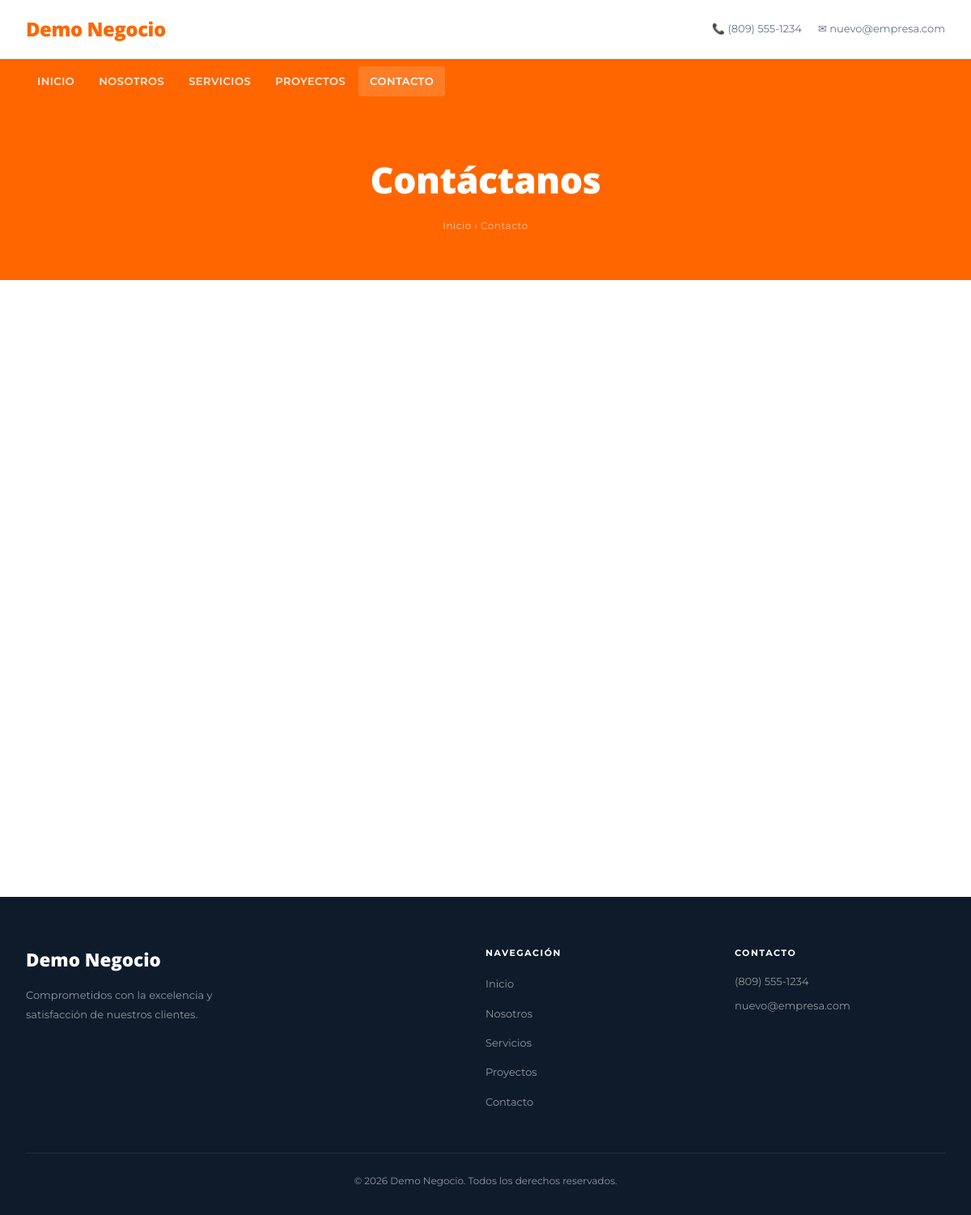
Screenshot of /s/demo-negocio/contacto/ with the database file from the repository.
### tables this page shows
CREATE TABLE sitios (
            id           INTEGER PRIMARY KEY AUTOINCREMENT,
            usuario_id   INTEGER NOT NULL REFERENCES usuarios(id) ON DELETE CASCADE,
            plantilla_id INTEGER NOT NULL REFERENCES plantillas(id),
            slug         TEXT    UNIQUE NOT NULL,
            nombre       TEXT    NOT NULL,
            activo       INTEGER DEFAULT 1,
            created_at   TEXT    DEFAULT (datetime('now'))
        );

CREATE TABLE configuracion_sitio (
            id       INTEGER PRIMARY KEY AUTOINCREMENT,
            sitio_id INTEGER NOT NULL REFERENCES sitios(id) ON DELETE CASCADE,
            clave    TEXT    NOT NULL,
            valor    TEXT    NOT NULL DEFAULT '',
            UNIQUE(sitio_id, clave)
        );

CREATE TABLE secciones_contenido (
            id       INTEGER PRIMARY KEY AUTOINCREMENT,
            sitio_id INTEGER NOT NULL REFERENCES sitios(id) ON DELETE CASCADE,
            seccion  TEXT    NOT NULL,
            orden    INTEGER DEFAULT 0,
            datos    TEXT    NOT NULL DEFAULT '{}'
        );

### app.py (the view)
@app.route('/s/<slug>/<pagina>/')
@app.route('/s/<slug>/<pagina>')
def ver_pagina(slug, pagina):
    sitio = obtener_sitio_por_slug(slug)
    if not sitio or sitio['plantilla_tipo'] != 'web5' or pagina not in _PAGINAS_WEB5:
        abort(404)
    ctx = _contexto_sitio(sitio)
    return render_template(
        f'sites/empresa/{pagina}.html',
        sitio=sitio, pagina_activa=pagina, **ctx
    )

### app.py (called while the page is built)
def _contexto_sitio(sitio):
    sid = sitio['id']
    return {
        'config':   get_config_sitio(sid),
        'secciones': {
            'servicios': get_secciones_contenido(sid, 'servicios'),
            'proyectos': get_secciones_contenido(sid, 'proyectos'),
            'equipo':    get_secciones_contenido(sid, 'equipo'),
        },
    }

### db.py (called while the page is built)
def get_db():
    conn = sqlite3.connect(DB_PATH)
    conn.row_factory = sqlite3.Row
    conn.execute("PRAGMA journal_mode=WAL")
    return conn

def obtener_sitio_por_slug(slug: str):
    conn = get_db()
    row = conn.execute("""
        SELECT s.*, p.nombre AS plantilla_nombre, p.clave AS plantilla_clave, p.tipo AS plantilla_tipo
        FROM sitios s
        JOIN plantillas p ON p.id = s.plantilla_id
        WHERE s.slug = ? AND s.activo = 1
    """, (slug,)).fetchone()
    conn.close()
    return row

def get_config_sitio(sitio_id: int) -> dict:
    conn = get_db()
    rows = conn.execute(
        "SELECT clave, valor FROM configuracion_sitio WHERE sitio_id = ?", (sitio_id,)
    ).fetchall()
    conn.close()
    return {r['clave']: r['valor'] for r in rows}

def get_secciones_contenido(sitio_id: int, seccion: str) -> list:
    import json
    conn = get_db()
    rows = conn.execute(
        "SELECT datos FROM secciones_contenido WHERE sitio_id = ? AND seccion = ? ORDER BY orden",
        (sitio_id, seccion)
    ).fetchall()
    conn.close()
    result = []
    for r in rows:
        try:
            result.append(json.loads(r['datos']))
        except Exception:
            result.append({})
    return result

### templates/sites/empresa/contacto.html (shortened to what this page needs)
{% extends "sites/empresa/base.html" %}
{% block content %}
<section class="page-banner">
  <div class="container">
    <h1>{{ config.get('contacto_titulo_pagina', 'Contáctanos') }}</h1>
    <nav class="breadcrumb">
      <a href="/s/{{ sitio.slug }}/">Inicio</a>
      <span>›</span>
      <span>Contacto</span>
    </nav>
  </div>
</section>
<section style="padding:80px 0;">
  <div class="container">
    <div class="contact-layout">
        {% set ig = config.get('social_instagram') %}
        {% set fb = config.get('social_facebook') %}
        {% set wa = config.get('social_whatsapp') %}
    </div>
    {% set modo_mapa = config.get('contacto_mapa_modo', 'coords') %}
  </div>
</section>
{% endblock %}

### templates/sites/empresa/base.html (shortened to what this page needs)
<!DOCTYPE html>
<html lang="es">
<head>
  {% set _ft = config.get('fuente_titulos', 'Open Sans') %}
  {% set _fb = config.get('fuente_cuerpo',  'Montserrat') %}
  <link href="{{ url_for('static', filename='sites/empresa/style.css') }}" rel="stylesheet"/>
  {% set _esquinas_map = {'cuadrado':'0px','suave':'4px','redondeado':'12px','muy-redondeado':'24px'} %}
  {% set _sombra_map = {'sin-sombra':'none','sutil':'0 1px 4px rgba(0,0,0,.08)','media':'0 4px 16px rgba(0,0,0,.14)','marcada':'0 8px 32px rgba(0,0,0,.22)'} %}
  {% set _hero_alto_map = {'compacto':'400px','medio':'580px','pantalla':'100vh'} %}
  {% set _btn_radius_map = {'redondeado':'999px','suave':'8px','cuadrado':'2px'} %}
  {% set _esquinas = _esquinas_map.get(config.get('estilo_esquinas','suave'),'4px') %}
  {% set _sombra   = _sombra_map.get(config.get('estilo_sombra','sutil'),'0 1px 4px rgba(0,0,0,.08)') %}
  {% set _hero_h   = _hero_alto_map.get(config.get('hero_alto','medio'),'580px') %}
  {% set _btn_r    = _btn_radius_map.get(config.get('btn_forma','redondeado'),'999px') %}
  {% set _hero_align = 'left' if config.get('hero_alineacion','centro') == 'izquierda' else 'center' %}
    {% set _icono = config.get('estilo_icono','circulo') %}
</head>
<body>
<header class="site-header" id="site-header">
  <div class="container">
    <a class="header-brand" href="{{ url_for('ver_sitio', slug=sitio.slug) }}">{% if config.get('logo_url') %}<img src="{{ config.get('logo_url') }}" alt="{{ config.get('nombre_negocio', sitio.nombre) }}" style="max-height:44px;width:auto;display:block;">{% else %}<span class="brand-text">{{ config.get('nombre_negocio', sitio.nombre) }}</span>{% endif %}</a>
    <div class="header-contact">
      {% if config.get('contacto_telefono') %}
        <span>📞 {{ config.get('contacto_telefono') }}</span>
      {% endif %}
      {% if config.get('contacto_email') %}
        <span>✉ {{ config.get('contacto_email') }}</span>
      {% endif %}
    </div>
  </div>
</header>
<nav class="navbar" id="navbar">
  <div class="container">
    <ul class="nav-list">
      {% set base = '/s/' + sitio.slug %}
      <li><a class="nav-link {% if pagina_activa=='inicio' %}active{% endif %}"
             href="{{ base }}/">{{ config.get('menu_inicio','Inicio') }}</a></li>
      <li><a class="nav-link {% if pagina_activa=='nosotros' %}active{% endif %}"
             href="{{ base }}/nosotros/">{{ config.get('menu_nosotros','Nosotros') }}</a></li>
      <li><a class="nav-link {% if pagina_activa=='servicios' %}active{% endif %}"
             href="{{ base }}/servicios/">{{ config.get('menu_servicios','Servicios') }}</a></li>
      <li><a class="nav-link {% if pagina_activa=='proyectos' %}active{% endif %}"
             href="{{ base }}/proyectos/">{{ config.get('menu_proyectos','Proyectos') }}</a></li>
      <li><a class="nav-link {% if pagina_activa=='contacto' %}active{% endif %}"
             href="{{ base }}/contacto/">{{ config.get('menu_contacto','Contacto') }}</a></li>
    </ul>
  </div>
</nav>
{% block content %}{% endblock %}
<footer class="site-footer">
  <div class="container">
    <div class="footer-inner">
      <div class="footer-brand-col">
        <p class="footer-brand">{{ sitio.nombre }}</p>
        <p class="footer-desc">{{ config.get('footer_descripcion', 'Comprometidos con la excelencia y satisfacción de nuestros clientes.') }}</p>
      </div>
      <div class="footer-nav">
        <h4>Navegación</h4>
        <ul>
          {% set base = '/s/' + sitio.slug %}
          <li><a href="{{ base }}/">{{ config.get('menu_inicio','Inicio') }}</a></li>
          <li><a href="{{ base }}/nosotros/">{{ config.get('menu_nosotros','Nosotros') }}</a></li>
          <li><a href="{{ base }}/servicios/">{{ config.get('menu_servicios','Servicios') }}</a></li>
          <li><a href="{{ base }}/proyectos/">{{ config.get('menu_proyectos','Proyectos') }}</a></li>
          <li><a href="{{ base }}/contacto/">{{ config.get('menu_contacto','Contacto') }}</a></li>
        </ul>
      </div>
      <div class="footer-contact-col">
        <h4>Contacto</h4>
        {% if config.get('contacto_telefono') %}<p>{{ config.get('contacto_telefono') }}</p>{% endif %}
        {% if config.get('contacto_email') %}<p>{{ config.get('contacto_email') }}</p>{% endif %}
      </div>
    </div>
    <div class="footer-bottom">
      <p>© <span id="current-year"></span> {{ sitio.nombre }}. Todos los derechos reservados.</p>
    </div>
  </div>
</footer>
</body>
</html>

### static/sites/empresa/style.css (style rules this page uses)
:root { --c-primary: #0bb180; --c-accent: #A90707; --c-light: #3B5998; --c-dark: #0d1b2a; --c-text: #2d3748; --c-muted: #64748b; --c-bg: #f8fafc; --c-border: #e2e8f0; --c-white: #ffffff; --f-heading: 'Open Sans', sans-serif; --f-body: 'Montserrat', sans-serif; --radius: 8px; --radius-lg: 16px; --shadow: 0 4px 16px rgba(0,0,0,0.10); --shadow-lg: 0 12px 40px rgba(0,0,0,0.14); --ease: cubic-bezier(0.4,0,0.2,1); --container: 1200px; }
*,*::before,*::after { box-sizing:border-box;margin:0;padding:0 }
html { scroll-behavior:smooth }
body { font-family:var(--f-body);color:var(--c-text);background:var(--c-white);line-height:1.65;-webkit-font-smoothing:antialiased }
a { color:inherit;text-decoration:none }
.container { max-width:var(--container);margin:0 auto;padding:0 clamp(16px,4vw,32px) }
.site-header { background:var(--c-white);border-bottom:1px solid var(--c-border);padding:16px 0;position:relative;z-index:100 }
.site-header .container { display:flex;align-items:center;justify-content:space-between;flex-wrap:wrap;gap:12px }
.header-brand { font-family:var(--f-heading);font-size:1.5rem;font-weight:800;color:var(--c-primary);letter-spacing:-0.5px }
.header-contact { display:flex;gap:20px;font-size:13px;color:var(--c-muted) }
.header-contact span { display:flex;align-items:center;gap:6px }
.navbar { background:var(--c-primary);position:sticky;top:0;z-index:200;width:100% }
.navbar .container { display:flex;align-items:center;justify-content:space-between;height:56px }
.nav-list { display:flex;list-style:none;gap:2px }
.nav-list li { display:inline-block }
.nav-list a { display:block;padding:8px 14px;color:rgba(255,255,255,0.9);font-size:13px;font-weight:600;text-transform:uppercase;letter-spacing:0.5px;transition:background 0.2s var(--ease);border-radius:4px }
.nav-list a:hover,.nav-list a.active { background:rgba(255,255,255,0.15);color:#fff }
section { padding:clamp(60px,10vw,96px) 0 }
.site-footer { background:var(--c-dark);color:rgba(255,255,255,0.55);padding:60px 0 32px }
.footer-inner { display:grid;grid-template-columns:2fr 1fr 1fr;gap:48px;margin-bottom:40px }
.footer-brand { font-family:var(--f-heading);font-size:1.4rem;font-weight:800;color:#fff;margin-bottom:12px }
.footer-desc { font-size:13px;line-height:1.85;max-width:280px }
.footer-nav h4,.footer-contact-col h4 { color:#fff;font-size:11px;font-weight:700;text-transform:uppercase;letter-spacing:1.5px;margin-bottom:16px }
.footer-nav ul { list-style:none }
.footer-nav li { margin-bottom:10px }
.footer-nav a { color:rgba(255,255,255,0.55);font-size:13px;transition:color 0.2s }
.footer-contact-col p { font-size:13px;margin-bottom:8px }
.footer-bottom { padding-top:24px;border-top:1px solid rgba(255,255,255,0.08);text-align:center;font-size:12px }
.page-banner { background: var(--c-primary); padding: 56px 0 48px; text-align: center; color: #fff; }
.page-banner .breadcrumb { font-size: 12px; color: rgba(255,255,255,0.6); margin-bottom: 10px; letter-spacing: 0.5px; }
.page-banner .breadcrumb a { color: rgba(255,255,255,0.7); }
.page-banner h1 { font-family: var(--f-heading); font-size: clamp(1.8rem,4vw,2.8rem); font-weight: 800; color: #fff; margin-bottom: 10px; letter-spacing: -0.5px; }
.contact-layout { display: grid; grid-template-columns: 1fr 1fr; gap: 64px; align-items: start; }

### rows the page displays
sitios: get "Demo Negocio", nombre "Demo Negocio"
configuracion_sitio: get "(809) 555-1234"
configuracion_sitio: get "nuevo@empresa.com"
secciones_contenido: get "SERVICIOS", get "Servicios"

### other values shown
{{ config.get('menu_inicio','Inicio') }} "INICIO"
{{ config.get('menu_nosotros','Nosotros') }} "NOSOTROS"
{{ config.get('menu_proyectos','Proyectos') }} "PROYECTOS"
{{ config.get('menu_contacto','Contacto') }} "CONTACTO"
{{ config.get('contacto_titulo_pagina', 'Contáctanos') }} "Contáctanos"
{{ config.get('menu_inicio','Inicio') }} "Inicio"
{{ config.get('menu_nosotros','Nosotros') }} "Nosotros"
{{ config.get('menu_proyectos','Proyectos') }} "Proyectos"
{{ config.get('menu_contacto','Contacto') }} "Contacto"
